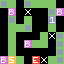

A level layout from a 2D game, rendered from its tile map. Below: a short description, then the map file with its tile-grid data intact:
An orthogonal 8x8 tile map with 8x8 px tiles, 1 tile layer (tiles).

<map version="1.4" tiledversion="1.4.2" orientation="orthogonal" renderorder="right-down" width="8" height="8" tilewidth="8" tileheight="8" infinite="0" nextlayerid="3" nextobjectid="1">
 <properties>
  <property name="title" value="Twist" />
 </properties>
 <tileset firstgid="1" source="tilemap.tsx" />
 <layer id="1" name="tiles" width="8" height="8">
  <data encoding="csv">
7,1,0,7,1,1,1,0,
0,5,0,4,0,0,7,5,
0,7,0,1,0,0,6,0,
0,1,1,7,0,0,1,0,
0,1,0,0,0,1,4,7,
0,1,0,5,1,1,0,7,
0,1,0,0,0,0,0,7,
5,3,1,0,2,4,1,7
</data>
 </layer>
</map>
